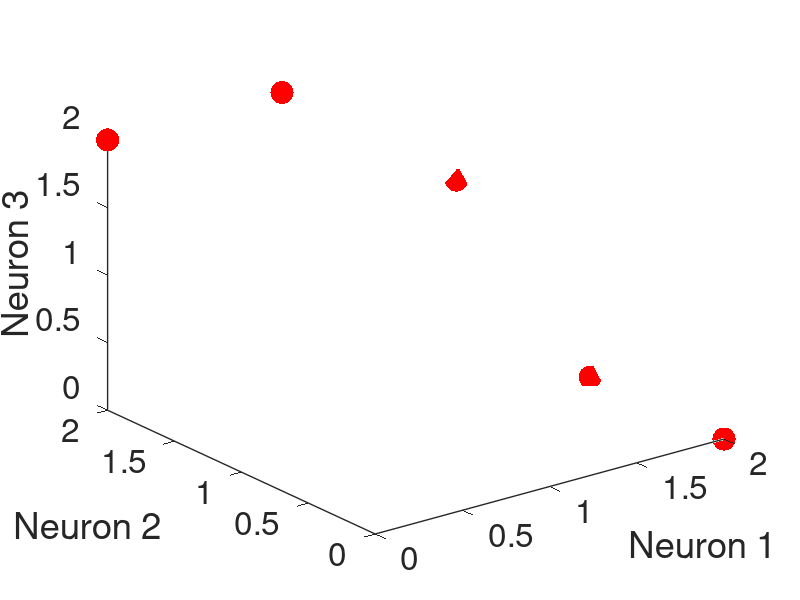

The MATLAB source for this figure:
%%
figure;
Q = [2, 2, 2, 1, 0;
     0, 1, 2, 2, 2;
     0, 0, 1, 2, 2];
plot3(Q(1, 1), Q(2, 1), Q(3, 1), 'r.', 'MarkerSize', 50); % t1
hold on;
plot3(Q(1, 2), Q(2, 2), Q(3, 2), 'r.', 'MarkerSize', 50); % t2
hold on;
plot3(Q(1, 3), Q(2, 3), Q(3, 3), 'r.', 'MarkerSize', 50); % t3
hold on;
plot3(Q(1, 4), Q(2, 4), Q(3, 4), 'r.', 'MarkerSize', 50); % t4
hold on;
plot3(Q(1, 5), Q(2, 5), Q(3, 5), 'r.', 'MarkerSize', 50); % t5
hold on;

set(gca, 'LineWidth', 1, 'FontSize', 24);
xlabel('Neuron 1'); ylabel('Neuron 2'); zlabel('Neuron 3');